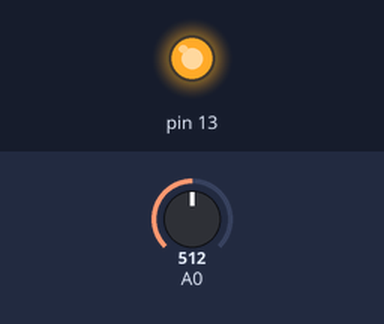
The sketch below on a simulated Arduino Uno, built with avr-gcc and run on an emulated ATmega328P. Parts: output pins drawn as LEDs (lit = HIGH). The inputs (shaded band) are chosen by the test bench; at power-on: A0 = 512. What the sketch prints to the serial monitor is not drawn.

Above: at 1.2 s.
1.3 s: A0 set to 110
3.0 s: A0 set to 90
At 3.5 s:
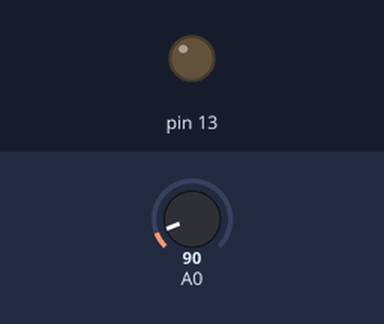
Timing chart, 0 to 6.0 s (numbered marks = the images above; inputs shaded):
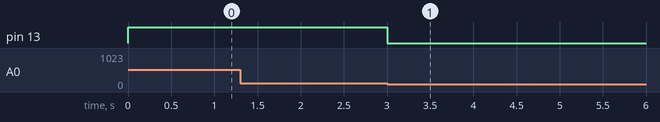

The sketch:

1xPiezoSensor_values.ino
```cpp
/*
   1xPiezoSensor_values for ChimeTime using Teensy 3.2
   Reads values from a piezo representing vibration or kinetic pulses and passes them on over the serial port for use in MAX MSP.
   Connections:
   - Piezo to GRN
   - Piezo to A0 (pin 14 on Teensy 3.2)
   - 47k resistor between A0 and GND (or between the Piezo poles, it's physically the same thing)
*/

int highestValue = 0;
byte piezoOut[3] = {0, 0, 255};

void setup() {
  Serial.begin(9600);//enable serial monitor
  pinMode(13, OUTPUT);
}

void loop() {
  int value = analogRead(14);//read analog value and put in to the variable
  int mappedValue = map(value, 0, 1023, 0, 127);
  piezoOut[1] = mappedValue;
  Serial.write(piezoOut, 3);

  if (value > highestValue) {
    highestValue = value;
    Serial.println(highestValue);//print serial monitor
  }

  if (value > 100) {
    digitalWrite(13, HIGH);
  } else {
    digitalWrite(13, LOW);
  }
}
```

Measured:
- the behaviour switches between 101 and 100 on A0 (found by bisection; images 0 and 1)
- after the input at 1.3 s, every drawn part: stays the same
- after the input at 3.0 s, pin 13: HIGH → LOW at once
